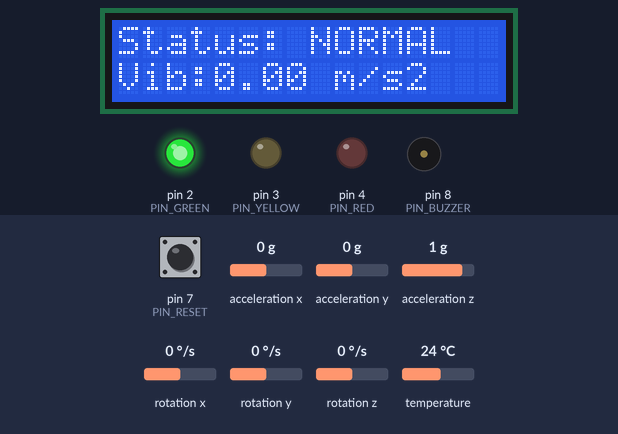
Bench run of a sketch on a simulated Arduino Uno, built with avr-gcc and run on an emulated ATmega328P. On the bench: 16×2 character LCD, output pins drawn as LEDs (lit = HIGH), buzzer (waves = sounding). Dashed ring = blinking. The test bench sets the inputs (shaded band); at power-on: acceleration x 0 g, pin 7 (PIN_RESET) HIGH, acceleration y 0 g, acceleration z 1 g, rotation x 0 °/s, rotation y 0 °/s, rotation z 0 °/s, temperature 24 °C. What the sketch prints to the serial monitor is not drawn.

Above: at 4.4 s.
4.5 s: acceleration x set to -0.4 g
At 5.6 s:
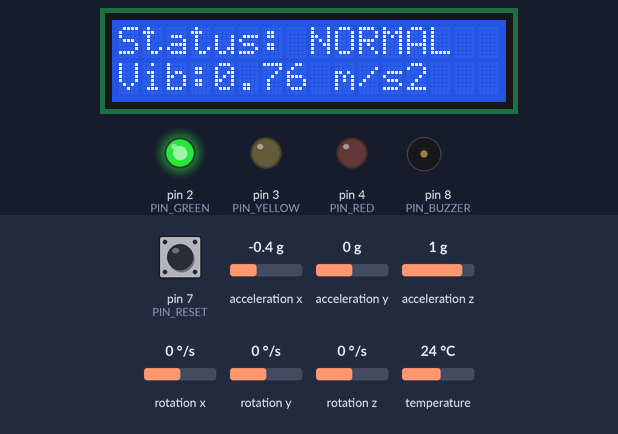
6.2 s: acceleration x set to -0.7 g
At 6.59 s:
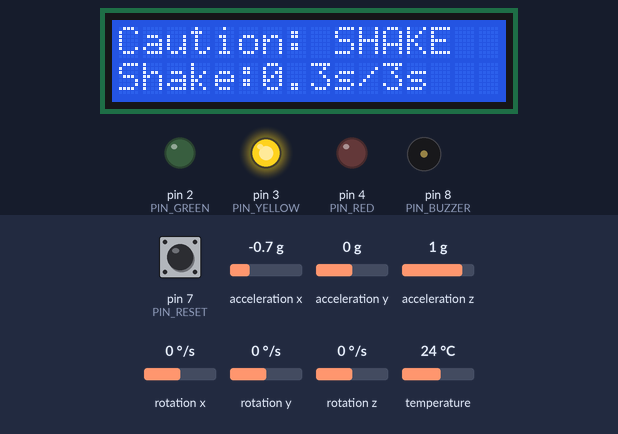
8.4 s: pin 7 (PIN_RESET) pulled LOW for 1 s
At 9.35 s:
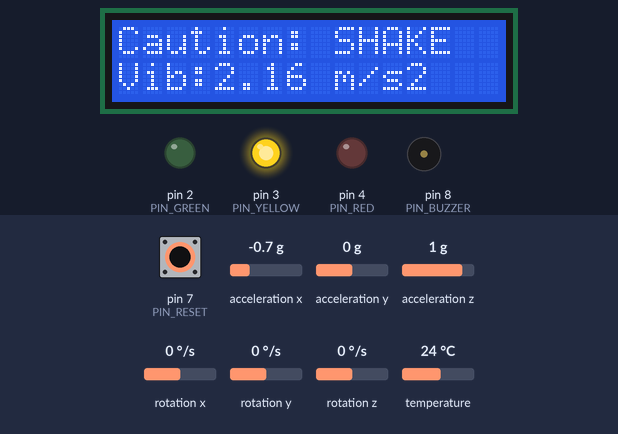
10.0 s: acceleration y set to -0.3 g
13.0 s: acceleration y set to -0.6 g
At 13.37 s:
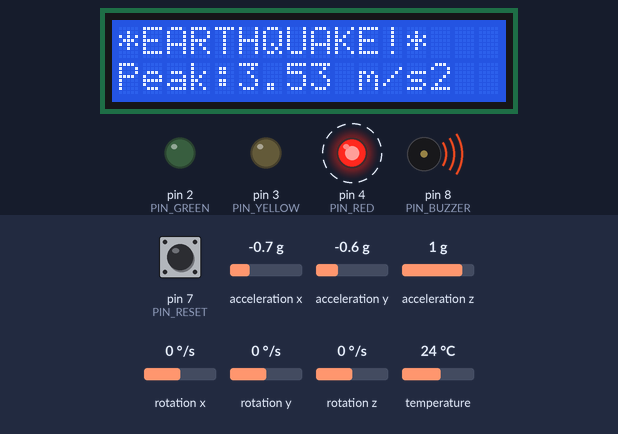
15.5 s: pin 7 (PIN_RESET) pulled LOW for 0.15 s
At 16.37 s:
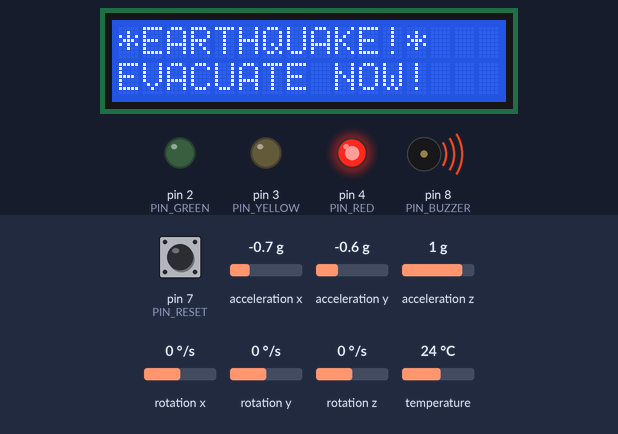
Timing chart, 0 to 17.2 s (numbered marks = the images above; inputs shaded):
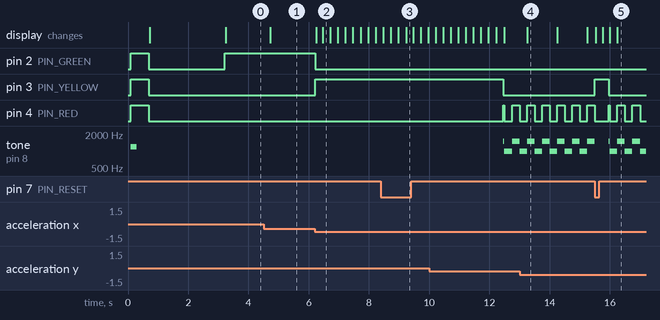

Measured:
- the behaviour switches between -0.5 and -0.6 g on acceleration x (found by bisection; images 1 and 2)
- the behaviour switches between -0.4 and -0.5 g on acceleration y (found by bisection; images 3 and 4)
- after the input at 4.5 s, the display: changes after 0.23 s (image 1)
- after the input at 6.2 s, pin 2 (PIN_GREEN): HIGH → LOW at once; pin 3 (PIN_YELLOW): LOW → HIGH at once; the display: first changes at once (image 2 shows a later state)
- after the input at 8.4 s, pin 3 (PIN_YELLOW): stays HIGH (without the input it goes to LOW after 0.81 s); pin 4 (PIN_RED): stays LOW (without the input it goes to HIGH after 0.85 s); tone on pin 8 (PIN_BUZZER): stays silent (without the input it goes to 1000 Hz after 0.81 s); the display: first differs from a run without the input after 0.84 s (image 3)
- after the input at 13.0 s, the display: changes after 0.25 s (image 4)
- after the input at 15.5 s, pin 3 (PIN_YELLOW): LOW → HIGH at once, → LOW 0.46 s later; the display: first changes at once (image 5 shows a later state)

The sketch:

Prototye_CPED_FINALS.ino
```cpp
/*
  Quake Guard: An Automated Arduino-Based Earthquake Detector for School Grounds
  Board: Arduino Uno R3

  Libraries (Library Manager):
    - LiquidCrystal I2C (Frank de Brabander)
    - Adafruit MPU6050
    - Adafruit Unified Sensor
    - Adafruit BusIO

  Wiring:
    Green LED  -> D2     Yellow LED -> D3     Red LED -> D4
    Buzzer (+) -> D8
    Reset button (optional) -> D7 and GND (uses internal pull-up)
    MPU-6050 + LCD I2C -> SDA (A4), SCL (A5), 5V, GND

  Earthquake rules:
    1) STRONG: vibration >= THRESHOLD_RED, confirmed for ~0.5 s -> instant earthquake (red)
    2) SUSTAINED: vibration >= THRESHOLD_YELLOW lasting 3 seconds -> earthquake (red)
*/

#include <Wire.h>
#include <LiquidCrystal_I2C.h>
#include <Adafruit_MPU6050.h>
#include <Adafruit_Sensor.h>

// ---------------- Hardware ----------------
LiquidCrystal_I2C lcd(0x27, 16, 2);   // try 0x3F if the LCD stays blank
Adafruit_MPU6050 mpu;

const uint8_t PIN_GREEN  = 2;
const uint8_t PIN_YELLOW = 3;
const uint8_t PIN_RED    = 4;
const uint8_t PIN_BUZZER = 8;
const uint8_t PIN_RESET  = 7;         // optional manual reset button

// ---------------- Tunable settings ----------------
const float THRESHOLD_YELLOW = 1.5;   // m/s^2  moderate shaking (starts the 3 s timer)
const float THRESHOLD_RED    = 3.0;   // m/s^2  strong tremor (instant earthquake)

const unsigned long SUSTAINED_SHAKE_MS = 3000;  // yellow-level shaking this long = earthquake
const unsigned long SHAKE_GAP_MS       = 600;   // short pauses in shaking are forgiven
const uint8_t       RED_CONFIRM        = 2;     // consecutive strong windows (~0.5 s)

const unsigned long SAMPLE_MS      = 10;    // 100 samples per second
const unsigned long WINDOW_MS      = 250;   // peak is evaluated every 250 ms
const unsigned long ALARM_HOLD_MS  = 5000;  // alarm stays on this long after shaking stops
const unsigned long YELLOW_HOLD_MS = 1500;  // caution stays on briefly so it is readable
const unsigned long LCD_REFRESH_MS = 250;
const unsigned long SERIAL_MS      = 50;

const int CALIBRATION_SAMPLES = 200;  // ~2 seconds, keep the unit still

// ---------------- State ----------------
enum State : uint8_t { STATE_GREEN, STATE_YELLOW, STATE_RED };
State state = STATE_GREEN;
bool forceRedraw = true;

float baseline = 9.8;                 // measured at startup (gravity as seen by the sensor)
float latestVib = 0;
float windowPeak = 0;
float alarmPeak = 0;                  // strongest reading during the current alarm
uint8_t redStreak = 0;
uint16_t alertCount = 0;

bool shaking = false;                 // currently in a continuous shake
unsigned long shakeStart = 0;
unsigned long lastShakeSeen = 0;

bool alarmActive = false;
unsigned long alarmUntil = 0;
bool yellowActive = false;
unsigned long yellowUntil = 0;

unsigned long lastSample = 0, windowStart = 0, lastLcd = 0, lastSerial = 0;
uint8_t lastPhase = 255;

// ---------------- Helpers ----------------
void setLeds(bool g, bool y, bool r) {
  digitalWrite(PIN_GREEN, g);
  digitalWrite(PIN_YELLOW, y);
  digitalWrite(PIN_RED, r);
}

float readAcceleration() {
  sensors_event_t a, g, t;
  mpu.getEvent(&a, &g, &t);
  return sqrt(sq(a.acceleration.x) + sq(a.acceleration.y) + sq(a.acceleration.z));
}

void lcdLine(uint8_t row, const __FlashStringHelper *text) {
  lcd.setCursor(0, row);
  lcd.print(text);
}

void fatalError(const __FlashStringHelper *line2) {
  lcd.clear();
  lcdLine(0, F("MPU6050 Failed! "));
  lcdLine(1, line2);
  while (true) {                      // blink red so the fault is obvious
    digitalWrite(PIN_RED, !digitalRead(PIN_RED));
    delay(300);
  }
}

void selfTest() {
  lcdLine(0, F("Quake Guard     "));
  lcdLine(1, F("Self-test...    "));
  setLeds(HIGH, HIGH, HIGH);
  tone(PIN_BUZZER, 1200, 200);
  delay(600);
  setLeds(LOW, LOW, LOW);
  noTone(PIN_BUZZER);
}

void calibrate() {
  lcdLine(0, F("Calibrating...  "));
  lcdLine(1, F("Keep unit still "));
  float sum = 0;
  for (int i = 0; i < CALIBRATION_SAMPLES; i++) {
    sum += readAcceleration();
    delay(10);
  }
  baseline = sum / CALIBRATION_SAMPLES;
  Serial.print(F("Baseline (m/s^2): "));
  Serial.println(baseline);
}

// ---------------- Setup ----------------
void setup() {
  Serial.begin(115200);

  pinMode(PIN_GREEN, OUTPUT);
  pinMode(PIN_YELLOW, OUTPUT);
  pinMode(PIN_RED, OUTPUT);
  pinMode(PIN_BUZZER, OUTPUT);
  pinMode(PIN_RESET, INPUT_PULLUP);

  lcd.init();
  lcd.backlight();

  if (!mpu.begin()) {
    fatalError(F("Check wiring    "));
  }
  mpu.setAccelerometerRange(MPU6050_RANGE_8_G);
  mpu.setFilterBandwidth(MPU6050_BAND_21_HZ);   // smooths electrical noise

  selfTest();
  calibrate();

  windowStart = millis();
  lcd.clear();
}

// ---------------- Detection ----------------
void sampleSensor(unsigned long now) {
  float total = readAcceleration();
  latestVib = fabs(total - baseline);
  if (latestVib > windowPeak) windowPeak = latestVib;
  if (alarmActive && latestVib > alarmPeak) alarmPeak = latestVib;

  // Slowly follow drift (temperature, tilt) but only while everything is calm
  if (state == STATE_GREEN && latestVib < THRESHOLD_YELLOW * 0.5) {
    baseline = baseline * 0.999 + total * 0.001;
  }
}

void evaluateWindow(unsigned long now) {
  float peak = windowPeak;
  windowPeak = 0;
  windowStart = now;

  // --- Rule 1: STRONG shaking (confirmed over a couple of windows so one knock won't trigger) ---
  if (peak >= THRESHOLD_RED) {
    if (redStreak < 255) redStreak++;
  } else {
    redStreak = 0;
  }

  // --- Rule 2: SUSTAINED shaking above the yellow threshold ---
  if (peak >= THRESHOLD_YELLOW) {
    if (!shaking) {
      shaking = true;
      shakeStart = now;
    }
    lastShakeSeen = now;
    yellowActive = true;
    yellowUntil = now + YELLOW_HOLD_MS;
  } else if (shaking && now - lastShakeSeen > SHAKE_GAP_MS) {
    shaking = false;                      // shaking stopped, reset the 3 s timer
  }

  bool strongQuake    = (redStreak >= RED_CONFIRM);
  bool sustainedQuake = shaking && (now - shakeStart >= SUSTAINED_SHAKE_MS);

  if (strongQuake || sustainedQuake) {
    if (!alarmActive) {
      alarmActive = true;
      alarmPeak = peak;
      alertCount++;
      Serial.print(F("ALERT #"));
      Serial.print(alertCount);
      Serial.println(strongQuake ? F(" (strong tremor)") : F(" (sustained shaking)"));
    }
    alarmUntil = now + ALARM_HOLD_MS;     // stays on while shaking continues
  }
}

State computeState(unsigned long now) {
  if (alarmActive && (long)(alarmUntil - now) <= 0) alarmActive = false;
  if (yellowActive && (long)(yellowUntil - now) <= 0) yellowActive = false;

  if (alarmActive)  return STATE_RED;
  if (yellowActive) return STATE_YELLOW;
  return STATE_GREEN;
}

// ---------------- Outputs ----------------
void updateOutputs(unsigned long now) {
  State newState = computeState(now);
  if (newState != state) {
    state = newState;
    forceRedraw = true;
    lastPhase = 255;
  }

  switch (state) {
    case STATE_GREEN:
      setLeds(HIGH, LOW, LOW);
      noTone(PIN_BUZZER);
      if (forceRedraw) {
        lcdLine(0, F("Status: NORMAL  "));
      }
      break;

    case STATE_YELLOW:
      setLeds(LOW, HIGH, LOW);
      noTone(PIN_BUZZER);
      if (forceRedraw) {
        lcdLine(0, F("Caution: SHAKE  "));
      }
      break;

    case STATE_RED: {
      uint8_t phase = (now / 250) & 1;        // 2 Hz flashing and two-tone siren
      if (phase != lastPhase) {
        lastPhase = phase;
        digitalWrite(PIN_RED, phase);
        digitalWrite(PIN_GREEN, LOW);
        digitalWrite(PIN_YELLOW, LOW);
        tone(PIN_BUZZER, phase ? 1500 : 1000);
      }
      if (forceRedraw) {
        lcdLine(0, F("*EARTHQUAKE!*   "));
      }
      break;
    }
  }

  // LCD second line refreshes on a timer so it stays steady and readable
  if (forceRedraw || now - lastLcd >= LCD_REFRESH_MS) {
    lastLcd = now;
    lcd.setCursor(0, 1);

    if (state == STATE_RED) {
      if ((now / 1000) & 1) {
        lcd.print(F("Peak:"));
        lcd.print(alarmPeak, 2);
        lcd.print(F(" m/s2  "));
      } else {
        lcd.print(F("EVACUATE NOW!   "));
      }
    } else if (state == STATE_YELLOW && shaking) {
      // Live countdown toward the 3-second rule
      lcd.print(F("Shake:"));
      lcd.print((now - shakeStart) / 1000.0, 1);
      lcd.print(F("s/"));
      lcd.print((int)(SUSTAINED_SHAKE_MS / 1000));
      lcd.print(F("s   "));
    } else {
      lcd.print(F("Vib:"));
      lcd.print(latestVib, 2);
      lcd.print(F(" m/s2   "));
    }
    forceRedraw = false;
  }
}

// ---------------- Main loop (no blocking delay) ----------------
void loop() {
  unsigned long now = millis();

  if (now - lastSample >= SAMPLE_MS) {
    lastSample = now;
    sampleSensor(now);
  }

  if (now - windowStart >= WINDOW_MS) {
    evaluateWindow(now);
  }

  // Manual reset: silence and clear a latched alarm
  if (digitalRead(PIN_RESET) == LOW && alarmActive) {
    alarmActive = false;
    redStreak = 0;
    shaking = false;
    forceRedraw = true;
  }

  updateOutputs(now);

  // Serial Plotter friendly output for tuning thresholds
  if (now - lastSerial >= SERIAL_MS) {
    lastSerial = now;
    Serial.print(F("Vib:"));     Serial.print(latestVib, 2);
    Serial.print(F(",Yellow:")); Serial.print(THRESHOLD_YELLOW, 1);
    Serial.print(F(",Red:"));    Serial.println(THRESHOLD_RED, 1);
  }
}
```
